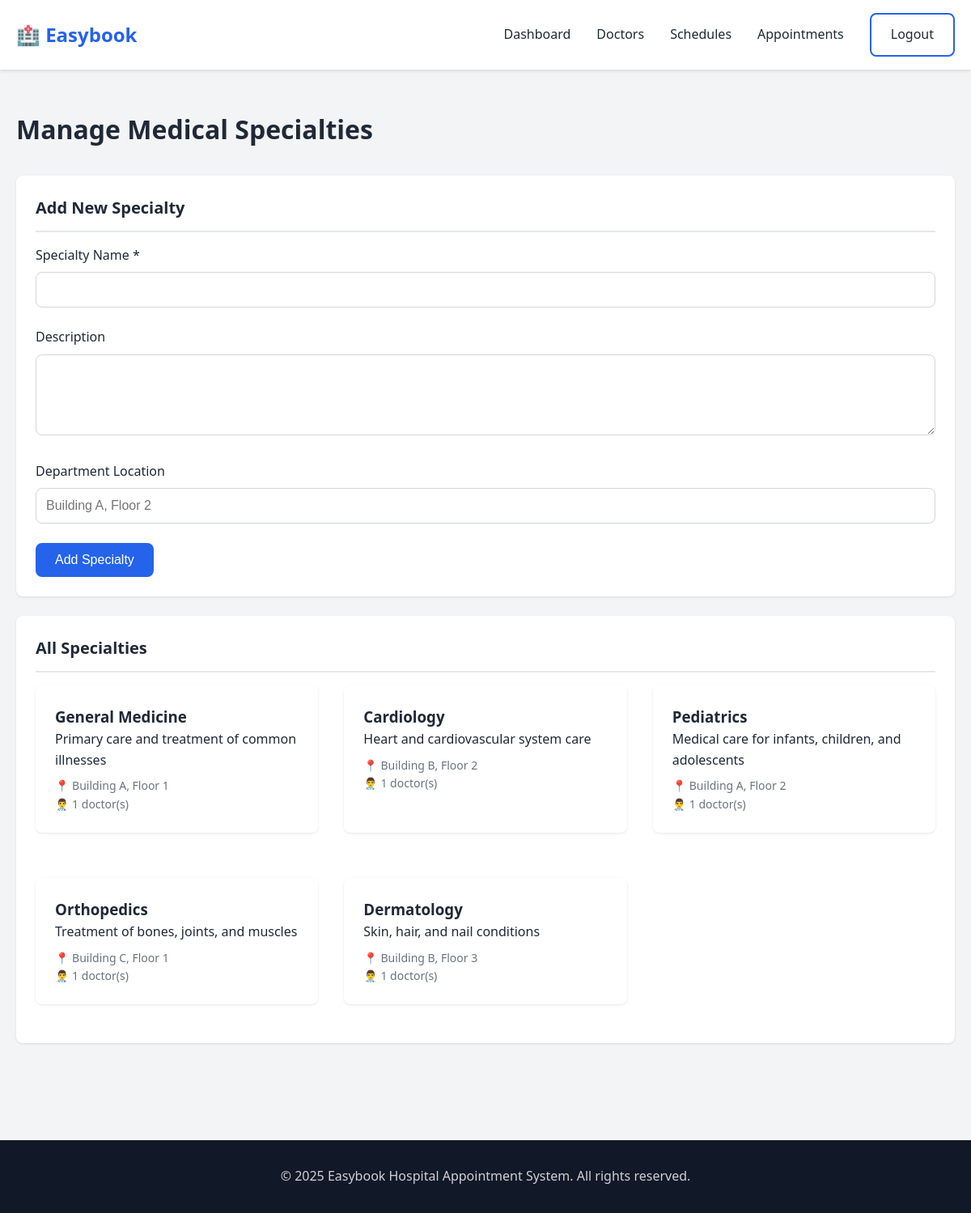
The app's page /admin/specialties (signed in) with its own data.
### app/models.py (models this page shows, shortened)
class Specialty(db.Model):
    __tablename__ = 'specialties'
    id = db.Column(db.Integer, primary_key=True)
    name = db.Column(db.String(100), unique=True, nullable=False)
    description = db.Column(db.Text)
    department_location = db.Column(db.String(100))
    created_at = db.Column(db.DateTime, default=datetime.utcnow)
    doctors = db.relationship('Doctor', backref='specialty', lazy=True)

### app/routes.py (the view, shortened to what this page needs)
@main.route('/admin/specialties', methods=['GET', 'POST'])
@login_required
@admin_required
def admin_specialties():
    specialties = Specialty.query.all()
    return render_template('admin_specialties.html', specialties=specialties)

### app/auth.py (called while the page is built)
def admin_required(f):
    @wraps(f)
    def decorated_function(*args, **kwargs):
        if not current_user.is_authenticated:
            flash('Please log in to access this page.', 'error')
            return redirect(url_for('main.login'))
        if not current_user.is_admin():
            flash('Access denied. Admin privileges required.', 'error')
            return redirect(url_for('main.index'))
        return f(*args, **kwargs)
    return decorated_function

### app/models.py (called while the page is built)
    def is_admin(self):
        return self.role == 'admin'

### templates/admin_specialties.html (shortened to what this page needs)
{% extends "base.html" %}  {% block content %}
<div class="section">
  <h1 style="margin-bottom: 2rem">Manage Medical Specialties</h1>
  <div class="card">
    <h2 class="card-header">Add New Specialty</h2>
    <form method="POST" action="{{ url_for('main.admin_specialties') }}">
      <div class="form-group">
        <label for="name">Specialty Name *</label>
        <input
          type="text"
          id="name"
          name="name"
          class="form-control"
          required
        />
      </div>
      <div class="form-group">
        <label for="description">Description</label>
        <textarea
          id="description"
          name="description"
          class="form-control"
          rows="3"
        ></textarea>
      </div>
      <div class="form-group">
        <label for="department_location">Department Location</label>
        <input
          type="text"
          id="department_location"
          name="department_location"
          class="form-control"
          placeholder="Building A, Floor 2"
        />
      </div>
      <button type="submit" class="btn btn-primary">Add Specialty</button>
    </form>
  </div>
  <div class="card">
    <h2 class="card-header">All Specialties</h2>
    {% if specialties %}
    <div class="grid-2">
      {% for specialty in specialties %}
      <div class="card">
        <h3>{{ specialty.name }}</h3>
        <p>{{ specialty.description }}</p>
        <p style="color: #6b7280; font-size: 0.875rem; margin-top: 0.5rem">
          📍 {{ specialty.department_location or 'Location not specified' }}
        </p>
        <p style="color: #6b7280; font-size: 0.875rem">
          👨‍⚕️ {{ specialty.doctors|length }} doctor(s)
        </p>
      </div>
      {% endfor %}
    </div>
    {% else %}
    <p style="text-align: center; color: #6b7280; padding: 2rem">
      No specialties added yet.
    </p>
    {% endif %}
  </div>
</div>
{% endblock %}

### static/css/style.css (style rules this page uses)
:root { --primary-color: #2563eb; --primary-dark: #1d4ed8; --secondary-color: #10b981; --danger-color: #ef4444; --warning-color: #f59e0b; --gray-100: #f3f4f6; --gray-200: #e5e7eb; --gray-300: #d1d5db; --gray-600: #4b5563; --gray-800: #1f2937; --gray-900: #111827; }
* { margin: 0; padding: 0; box-sizing: border-box; }
body { font-family: "Segoe UI", Tahoma, Geneva, Verdana, sans-serif; line-height: 1.6; color: var(--gray-800); background-color: var(--gray-100); }
.btn { padding: 0.75rem 1.5rem; border: none; border-radius: 0.5rem; cursor: pointer; font-size: 1rem; text-decoration: none; display: inline-block; transition: all 0.3s; }
.btn-primary { background-color: var(--primary-color); color: white; }
.form-group { margin-bottom: 1.5rem; }
.form-group label { display: block; margin-bottom: 0.5rem; font-weight: 500; color: var(--gray-800); }
.form-control { width: 100%; padding: 0.75rem; border: 1px solid var(--gray-300); border-radius: 0.5rem; font-size: 1rem; }
textarea.form-control { min-height: 100px; resize: vertical; }
.card { background: white; border-radius: 0.5rem; box-shadow: 0 1px 3px rgba(0, 0, 0, 0.1); padding: 1.5rem; margin-bottom: 1.5rem; }
.card-header { font-size: 1.25rem; font-weight: 600; margin-bottom: 1rem; padding-bottom: 0.75rem; border-bottom: 2px solid var(--gray-200); }
.section { padding: 3rem 0; }
.grid-2 { display: grid; grid-template-columns: repeat(auto-fit, minmax(300px, 1fr)); gap: 2rem; }

### records on screen
Specialty: name "General Medicine", description "Primary care and treatment of common illnesses", department_location "Building A, Floor 1", doctors|length "1"
Specialty: name "Cardiology", description "Heart and cardiovascular system care", department_location "Building B, Floor 2", doctors|length "1"
Specialty: name "Pediatrics", description "Medical care for infants, children, and adolescents", department_location "Building A, Floor 2", doctors|length "1"
Specialty: name "Orthopedics", description "Treatment of bones, joints, and muscles", department_location "Building C, Floor 1", doctors|length "1"
Specialty: name "Dermatology", description "Skin, hair, and nail conditions", department_location "Building B, Floor 3", doctors|length "1"
